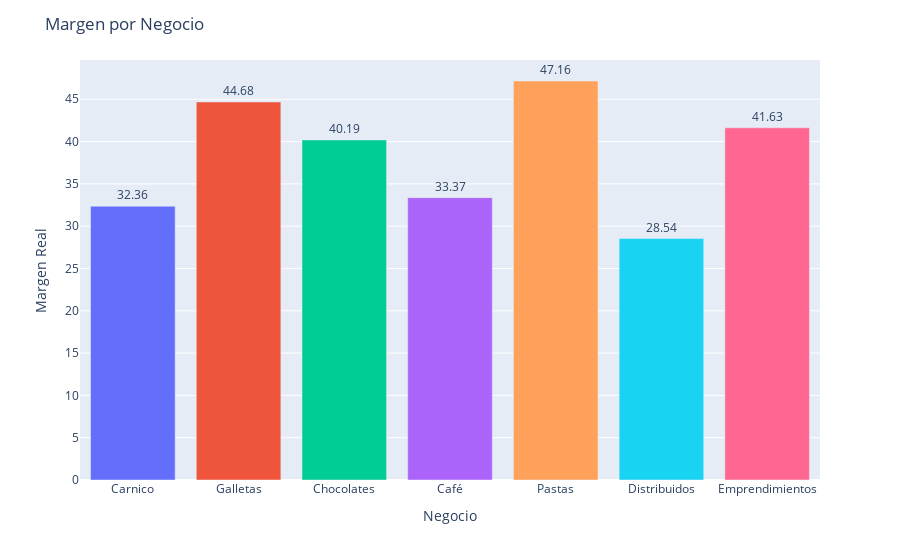

Notebook cell for this chart:
### Markdown cell above
Analicemos los margenes

### Code cell
margen_sector['marge_real_label'] = margen_sector['marge_real'].round(2)
fig = px.bar(
    margen_sector,
    x='negocio',
    y='marge_real_label',
    color='negocio',
    text='marge_real_label'  # Mostrar el valor de marge_real como etiqueta
)

# Ajustes estéticos
fig.update_traces(textposition='outside')  # Coloca las etiquetas por fuera de las barras
fig.update_layout(
    uniformtext_minsize=8,
    uniformtext_mode='hide',
    title='Margen por Negocio',
    xaxis_title='Negocio',
    yaxis_title='Margen Real',
    showlegend=False  # Oculta la leyenda si color y x son la misma variable
)

fig.show()

### Figure 1 — Plotly figure (JSON) as saved in the notebook; plotly's stock layout.template omitted (floating-point values rounded to 4 significant figures)
{"data": [{"alignmentgroup": "True", "hovertemplate": "negocio=%{x}<br>marge_real_label=%{text}<extra></extra>", "legendgroup": "Carnico", "marker": {"color": "#636efa", "pattern": {"shape": ""}}, "name": "Carnico", "offsetgroup": "Carnico", "orientation": "v", "showlegend": true, "text": [32.36], "textposition": "outside", "type": "bar", "x": ["Carnico"], "xaxis": "x", "y": [32.36], "yaxis": "y"}, {"alignmentgroup": "True", "hovertemplate": "negocio=%{x}<br>marge_real_label=%{text}<extra></extra>", "legendgroup": "Galletas", "marker": {"color": "#EF553B", "pattern": {"shape": ""}}, "name": "Galletas", "offsetgroup": "Galletas", "orientation": "v", "showlegend": true, "text": [44.68], "textposition": "outside", "type": "bar", "x": ["Galletas"], "xaxis": "x", "y": [44.68], "yaxis": "y"}, {"alignmentgroup": "True", "hovertemplate": "negocio=%{x}<br>marge_real_label=%{text}<extra></extra>", "legendgroup": "Chocolates", "marker": {"color": "#00cc96", "pattern": {"shape": ""}}, "name": "Chocolates", "offsetgroup": "Chocolates", "orientation": "v", "showlegend": true, "text": [40.19], "textposition": "outside", "type": "bar", "x": ["Chocolates"], "xaxis": "x", "y": [40.19], "yaxis": "y"}, {"alignmentgroup": "True", "hovertemplate": "negocio=%{x}<br>marge_real_label=%{text}<extra></extra>", "legendgroup": "Café", "marker": {"color": "#ab63fa", "pattern": {"shape": ""}}, "name": "Café", "offsetgroup": "Café", "orientation": "v", "showlegend": true, "text": [33.37], "textposition": "outside", "type": "bar", "x": ["Café"], "xaxis": "x", "y": [33.37], "yaxis": "y"}, {"alignmentgroup": "True", "hovertemplate": "negocio=%{x}<br>marge_real_label=%{text}<extra></extra>", "legendgroup": "Pastas", "marker": {"color": "#FFA15A", "pattern": {"shape": ""}}, "name": "Pastas", "offsetgroup": "Pastas", "orientation": "v", "showlegend": true, "text": [47.16], "textposition": "outside", "type": "bar", "x": ["Pastas"], "xaxis": "x", "y": [47.16], "yaxis": "y"}, {"alignmentgroup": "True", "hovertemplate": "negocio=%{x}<br>marge_real_label=%{text}<extra></extra>", "legendgroup": "Distribuidos", "marker": {"color": "#19d3f3", "pattern": {"shape": ""}}, "name": "Distribuidos", "offsetgroup": "Distribuidos", "orientation": "v", "showlegend": true, "text": [28.54], "textposition": "outside", "type": "bar", "x": ["Distribuidos"], "xaxis": "x", "y": [28.54], "yaxis": "y"}, {"alignmentgroup": "True", "hovertemplate": "negocio=%{x}<br>marge_real_label=%{text}<extra></extra>", "legendgroup": "Emprendimientos", "marker": {"color": "#FF6692", "pattern": {"shape": ""}}, "name": "Emprendimientos", "offsetgroup": "Emprendimientos", "orientation": "v", "showlegend": true, "text": [41.63], "textposition": "outside", "type": "bar", "x": ["Emprendimientos"], "xaxis": "x", "y": [41.63], "yaxis": "y"}], "layout": {"barmode": "relative", "legend": {"title": {"text": "negocio"}, "tracegroupgap": 0}, "margin": {"t": 60}, "showlegend": false, "title": {"text": "Margen por Negocio"}, "uniformtext": {"minsize": 8, "mode": "hide"}, "xaxis": {"anchor": "y", "categoryarray": ["Carnico", "Galletas", "Chocolates", "Café", "Pastas", "Distribuidos", "Emprendimientos"], "categoryorder": "array", "domain": [0, 1], "title": {"text": "Negocio"}}, "yaxis": {"anchor": "x", "domain": [0, 1], "title": {"text": "Margen Real"}}}}
